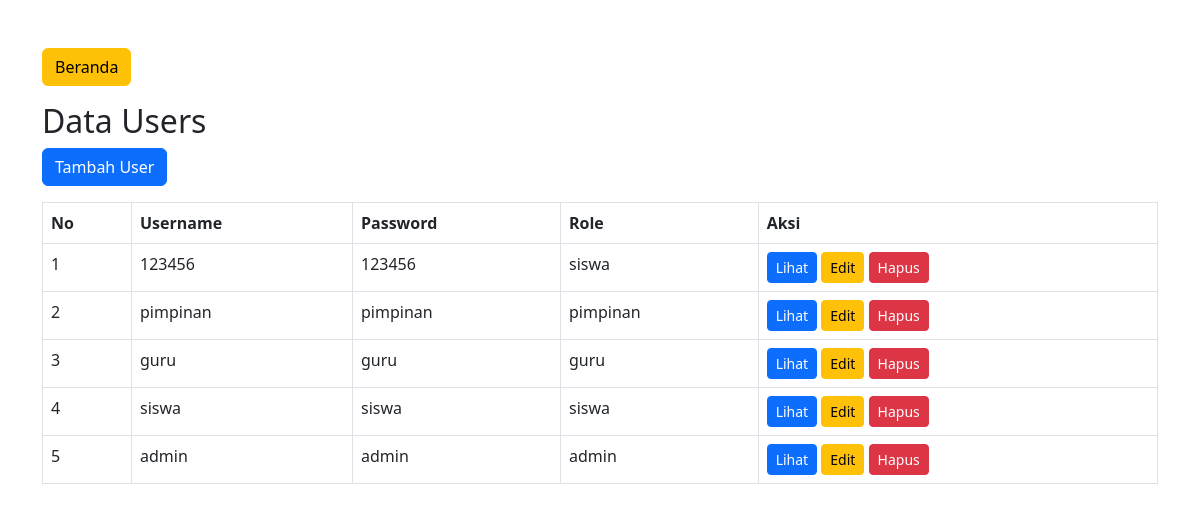
Screenshot of /admin/user/index.php (signed in) with the database file from the repository.
### tables this page shows
CREATE TABLE `users` (
  `id` int(11) NOT NULL,
  `username` varchar(50) DEFAULT NULL,
  `password` varchar(255) DEFAULT NULL,
  `role` varchar(255) NOT NULL DEFAULT 'siswa'
);

### admin/user/index.php (the view, shortened to what this page needs)
<?php
include '../../koneksi.php';
$result = $koneksi->query("SELECT * FROM users ORDER BY id DESC");
?>
<!DOCTYPE html>
<html lang="en">
<head>
    <link rel="stylesheet" href="https://cdn.jsdelivr.net/npm/bootstrap@5.3.0/dist/css/bootstrap.min.css">
</head>
<body>
    <div class="container mt-5">
        <a href="../index.php" class="btn btn-warning mb-3">Beranda</a>
        <h2>Data Users</h2>
        <a href="tambah.php" class="btn btn-primary mb-3">Tambah User</a>
        <table class="table table-bordered">
            <thead>
                <tr>
                    <th>No</th>
                    <th>Username</th>
                    <th>Password</th>
                    <th>Role</th>
                    <th>Aksi</th>
                </tr>
            </thead>
            <tbody>
                <?php $urutan = 1 ?>
                <?php while ($row = $result->fetch_assoc()) : ?>
                    <tr>
                        <td><?= $urutan++ ?></td>
                        <td><?= $row['username'] ?></td>
                        <td><?= $row['password'] ?></td>
                        <td><?= $row['role'] ?></td>
                        <td>
                            <a href="lihat.php?id=<?= $row['id'] ?>" class="btn btn-primary btn-sm">Lihat</a>
                            <a href="edit.php?id=<?= $row['id'] ?>" class="btn btn-warning btn-sm">Edit</a>
                            <a href="hapus.php?id=<?= $row['id'] ?>" class="btn btn-danger btn-sm">Hapus</a>
                        </td>
                    </tr>
                <?php endwhile; ?>
            </tbody>
        </table>
    </div>
</body>
</html>

### rows the page displays
users: username "123456", password "123456", role "siswa"
users: username "pimpinan", password "pimpinan", role "pimpinan"
users: username "guru", password "guru", role "guru"
users: username "siswa", password "siswa", role "siswa"
users: username "admin", password "admin", role "admin"
